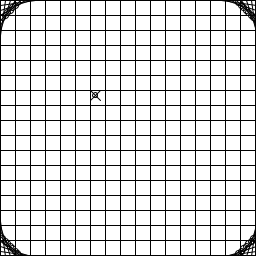
Frame 1 (no input)
Frame 60 (the mouse pressed at the canvas centre just before this capture): identical to frame 1, image omitted
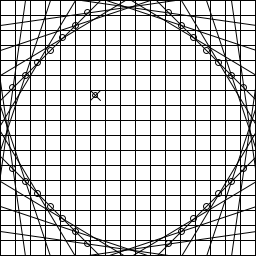
Frame 120 (the mouse held since frame 60 and released just before this capture)

The Processing sketch that drew these frames (run headless with seeded random() and noise(); from frame 60 on, the mouse is pressed at the canvas centre):

// Processing sketch: processing_28973
// ── processing_28973.pde

int w=256;
int h=256;
void setup(){
  size(256,256); 

  smooth(); 
  line(1,0,w,0);
  line(0,0,0,h-1);
  background(-1);
  stroke(1);
  line(0,h-1,w,h-1);
  line(width-1,0,width-1,height);
  for (int x=1;x<8;x++){

    line(0,15*(8-x),15*x,0);
    line(0,height-(15*(8-x)),15*x,height);

    line(width,15*(8-x),width-(15*x),0);
    line(width,height-(15*(8-x)),width-(15*x),height);
  }
  noFill();

  rect(1,1,width,height);

  //frameRate(25);
}
int take = 8;//8
int space = 5;
void draw(){
 
  space = int(mouseX/5);
  if(space<5)space=5;  
  background(-1); 
  for  (int x=0;x<w;x+=15){
    line(x,0,x,h/2);
    line(x,h/2,x,h);
    line(0,x,w/2,x);
    line(w/2,x,w,x);
  } 

  line(0,0,w,0);
  line(0,0,0,h-1);
 
  stroke(1);
  line(0,h-1,w,h-1);
  line(width-1,0,w-1,h);
  for (int x=1;x<take;x++){

    linex(0,space*(8-x),space*x,0);
    linex(0,h-(space*(8-x)),space*x,h);

    linex(w,space*(8-x),w-(space*x),0);
    linex(w,h-(space*(8-x)),w-(space*x),h);
  }
  rect(0,0,w-1,h-1);
  ellipseMode(CENTER);
  fill(255,0,0);


  noFill();
  ellipseMode(CENTER);
  ellipse(95,95,5,5);
  line(95-5,95-5,95+5,95+5);
  line(95-5,95+5,95+5,95-5);

  
}

void linex (float a,float b,float c,float d){
  line(a,b,c,d);
  noFill();
  ellipse((a+c)/2,(b+d)/2,6,6); 
}
                
